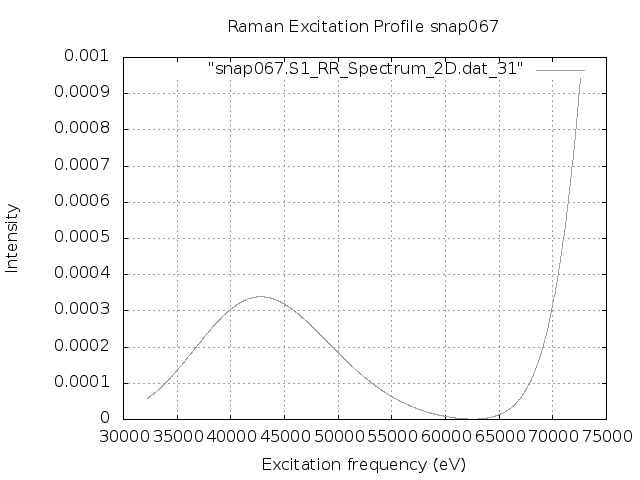

Write gnuplot code to recreate this figure.
set terminal png
set output "snap067.S1.REP_frozen.png"
set xlabel 'Excitation frequency (eV)'
set ylabel 'Intensity'
set title "Raman Excitation Profile snap067"
set grid
set autoscale
plot "snap067.S1_RR_Spectrum_2D.dat_31" with lines lc "blue"
exit
